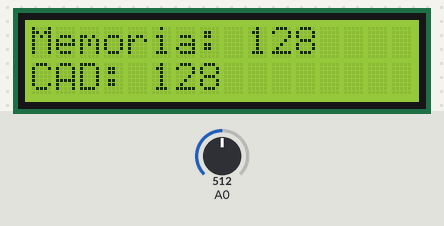
Simulated run of this sketch. Board: Arduino Uno, built with avr-gcc and run on an emulated ATmega328P. Parts: 16×2 character LCD. The inputs (shaded band) are chosen by the test bench; at power-on: A0 = 512. EEPROM starts erased.

Above: at 1.2 s.
1.3 s: A0 set to 716
At 1.74 s:
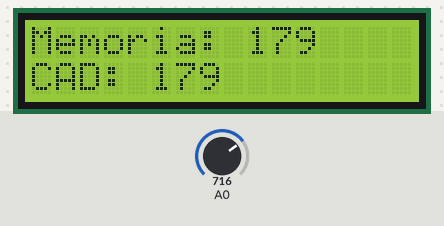
4.0 s: A0 set to 900
At 4.19 s:
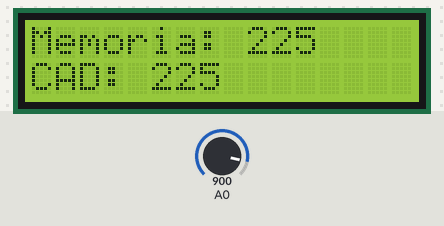
5.5 s: A0 set to 1023
At 5.72 s:
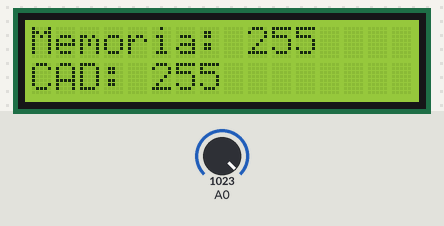

Measured:
- after the input at 1.3 s, the display: first differs from a run without the input after 0.30 s (image 1)
- after the input at 4.0 s, the display: first differs from a run without the input at once (image 2)
- after the input at 5.5 s, the display: first differs from a run without the input after 0.07 s (image 3)

The sketch:

EspinozaLizbeth_SIMULACI_N_5.1_SE.ino
```cpp
/*
 * CAPITULO V: FUNCIONES ESPECIFICAS
 * CODIGO 19: Lectura y escritura en la memoria EEPROM
 * Objetivo: Almacenar un valor del conversor AD si se encuntra dentro de un rango establecido
 * Funciones: EEPROM.write(dir,valor);
 *            EEPROM.read(dir);
 *            EEPROM.update(dir,valor);
 *                   dir -0-1023
 *                   valor-> 8 bits
 *NOMBRE: Lizbeth Espinoza
 */

 #include <EEPROM.h>
 #include <LiquidCrystal.h>

 LiquidCrystal lcd(13,12,11,10,9,8);

 int i=0;            //ubicacion de la memoria
 int valor_cad;     //variable para la conversion
 int val_max;       //valor maximo de rango
 int val_min;       //valor minimo de rango

void setup() {
  lcd.begin(16,2);            //inicializa lcd
  valor_cad=EEPROM.read(0);  //leer el valor de la memoria
  val_max=valor_cad+5;       //rango de error
  val_min=valor_cad-5;       //rango de error
}

void loop() {
  if((analogRead(0)/4)>val_max||(analogRead(0)/4)<val_min){   //condicion de salida del rango
    valor_cad=analogRead(0)/4;                                //actualizar el valor en la variable
    EEPROM.write(0,valor_cad);                                //escribir dato en la memoria
    val_max=valor_cad+5;                                      //reango maximo de error
    val_min=valor_cad+5;                                      //reango maximo de error
  }
  lcd.setCursor(0, 0);           //ubicacion en LCD
  lcd.print(String("Memoria: ")+String(valor_cad));     //imprime dato y mensaje
  lcd.setCursor(0, 1);           //ubicacion en LCD
  lcd.print(String("CAD: ")+String(analogRead(0)/4));   //imprime dato y mensaje
  delay(300);                    //tiempo de espera
  lcd.clear();                  //limpiar lcd
}
```
